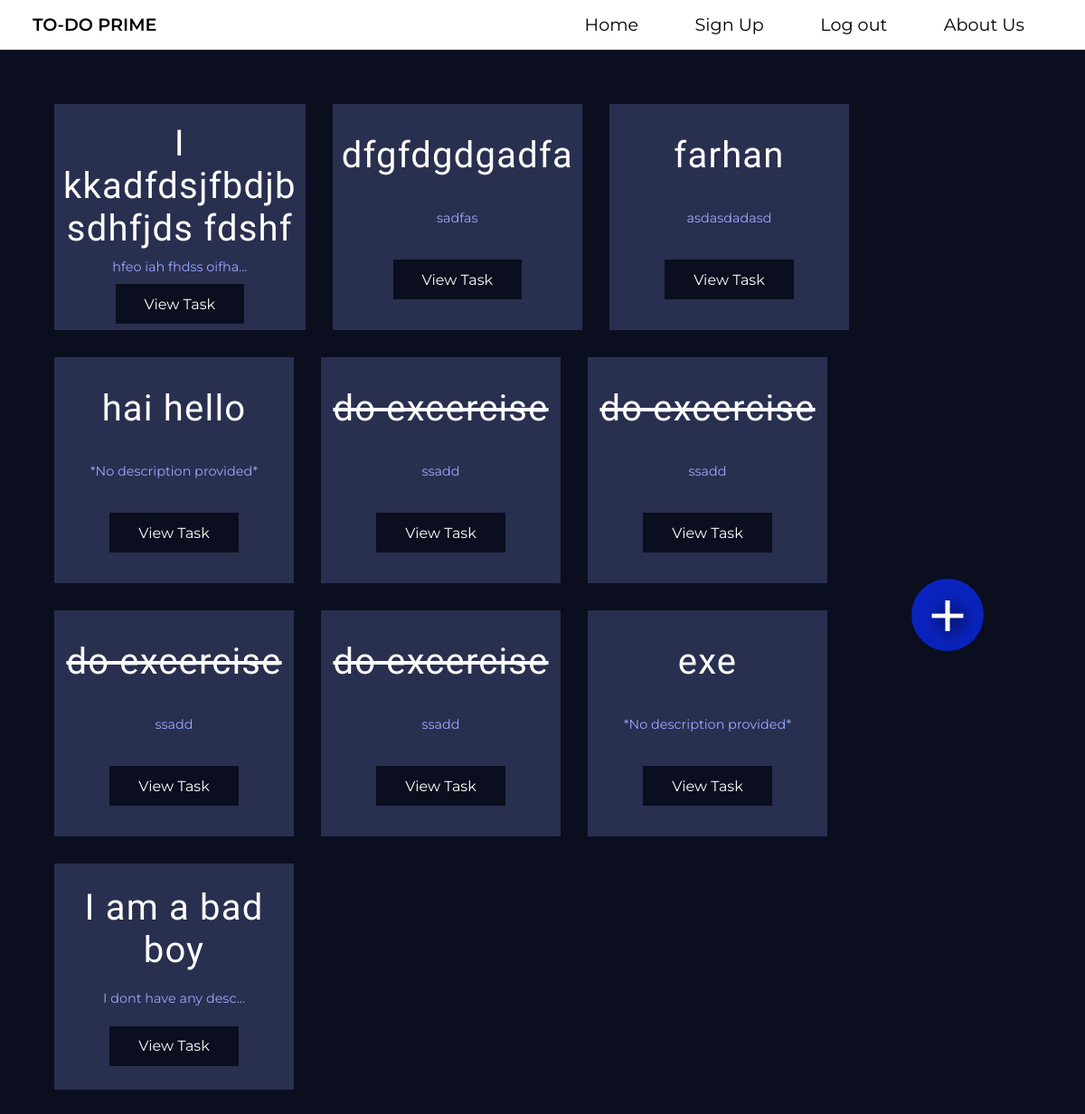
The app's page /task (signed in), older data.
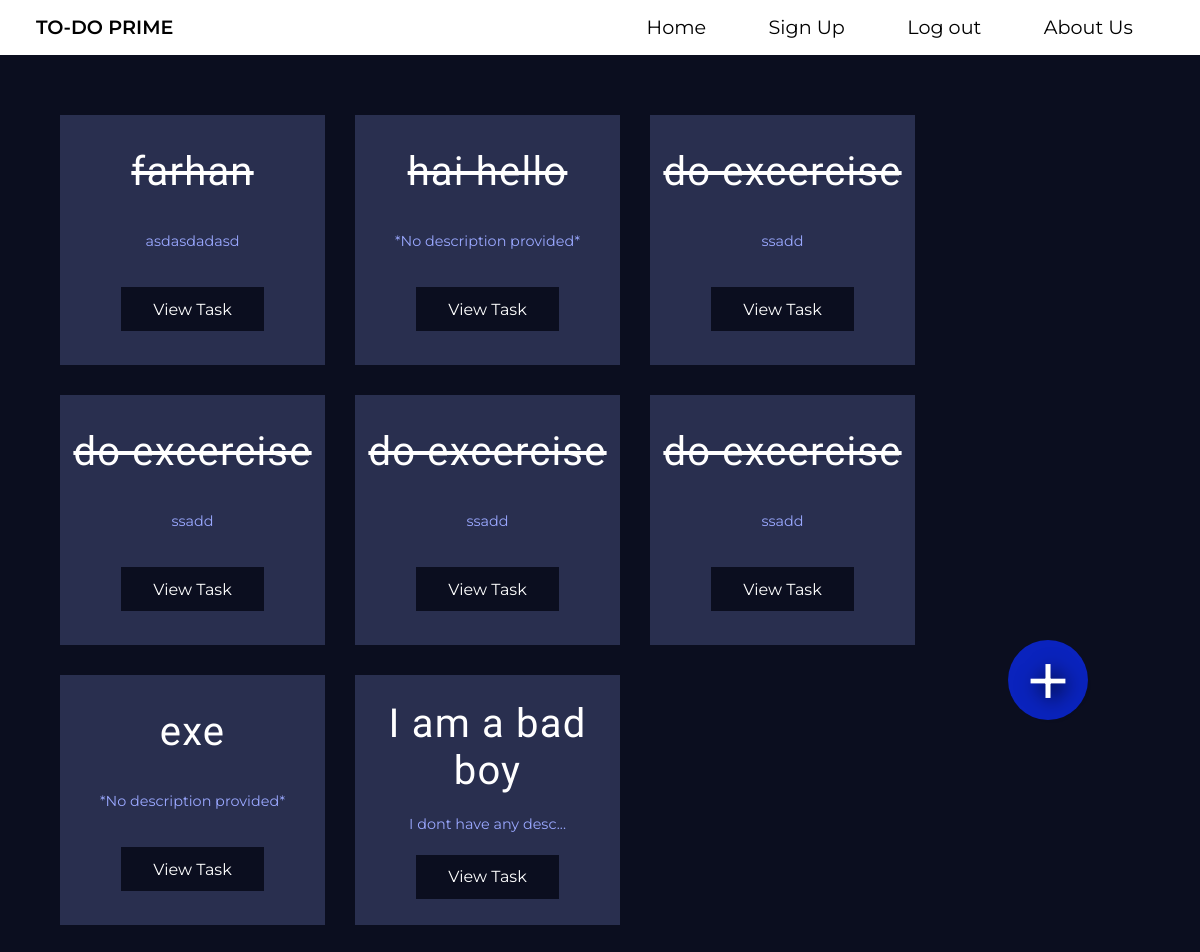
The same page, newer data.
### user/models.py (models this page shows, shortened)
class Todo(models.Model):
    author = models.ForeignKey(User,on_delete=models.CASCADE)
    title = models.CharField(max_length=30)
    description=models.CharField(max_length=200,blank=True,null=True)
    completed = models.BooleanField(default=False)
    tasked = models.DateTimeField(default=timezone.now)
    def __str__(self):
        return self.title
    def sdesc(self):
        if self.description != None:
            if len(self.description)<20:
                return  self.description
            else:
                return self.description[0:20]+"..."

### user/views.py (the view)
# urls.py: path('task', views.taskhome, name='task-home'),
def taskhome(request):
	current_user = request.user
	todos = current_user.todo_set.all().order_by('-tasked')
	print(todos)
	return render(request,'user/home.html', {'todos':todos})

### user/templates/user/home.html (shortened to what this page needs)
{% extends 'user/base.html' %}
{% block content %}
        {% if todos %}
                <div class=" models-container ">
                    {% for todo in todos %}
                        <div class="i-model">
                            {% if todo.completed is True %}
                            <h2><strike>{{todo.title}}</strike></h2>
                            {% else %}
                            <h2>{{todo.title}}  </h2>
                            {% endif %}
                            {% if todo.description is None %}
                                <p>*No description provided*</p>
                            {% else %}
                                <p>{{todo.sdesc}}</p>
                            {% endif %}
                            <a href="{% url 'task' todo.id %}">View Task</a>
                        </div>
                    {% endfor %}
                    <a class="signup" href="{% url 'add-task' %}">+</a>
                </div>
        {% endif %}
{% endblock %}

Row changes from the older to the newer data that the page shows:
removed Todo: title "I kkadfdsjfbdjb sdhfjds fdshf", sdesc "hfeo iah fhdss oifha..."
removed Todo: title "dfgfdgdgadfa", sdesc "sadfas"
changed Todo "farhan": completed False → True (drawn)
changed Todo "hai hello": completed False → True (drawn)
